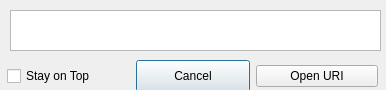
<?xml version="1.0" encoding="UTF-8"?>
<ui version="4.0">
 <class>DialogOpenURI</class>
 <widget class="QDialog" name="DialogOpenURI">
  <property name="geometry">
   <rect>
    <x>0</x>
    <y>0</y>
    <width>386</width>
    <height>90</height>
   </rect>
  </property>
  <property name="sizePolicy">
   <sizepolicy hsizetype="Fixed" vsizetype="Fixed">
    <horstretch>0</horstretch>
    <verstretch>0</verstretch>
   </sizepolicy>
  </property>
  <property name="minimumSize">
   <size>
    <width>386</width>
    <height>90</height>
   </size>
  </property>
  <property name="maximumSize">
   <size>
    <width>386</width>
    <height>90</height>
   </size>
  </property>
  <property name="windowTitle">
   <string>Open URI</string>
  </property>
  <widget class="QPlainTextEdit" name="URI">
   <property name="geometry">
    <rect>
     <x>10</x>
     <y>10</y>
     <width>371</width>
     <height>41</height>
    </rect>
   </property>
  </widget>
  <widget class="QWidget" name="">
   <property name="geometry">
    <rect>
     <x>7</x>
     <y>60</y>
     <width>371</width>
     <height>32</height>
    </rect>
   </property>
   <layout class="QHBoxLayout" name="horizontalLayout">
    <item>
     <widget class="QCheckBox" name="CheckBoxStayOnTop">
      <property name="text">
       <string>Stay on Top</string>
      </property>
     </widget>
    </item>
    <item>
     <widget class="QPushButton" name="ButtonCancel">
      <property name="sizePolicy">
       <sizepolicy hsizetype="Fixed" vsizetype="Fixed">
        <horstretch>0</horstretch>
        <verstretch>0</verstretch>
       </sizepolicy>
      </property>
      <property name="minimumSize">
       <size>
        <width>114</width>
        <height>32</height>
       </size>
      </property>
      <property name="maximumSize">
       <size>
        <width>114</width>
        <height>32</height>
       </size>
      </property>
      <property name="baseSize">
       <size>
        <width>114</width>
        <height>32</height>
       </size>
      </property>
      <property name="text">
       <string>Cancel</string>
      </property>
     </widget>
    </item>
    <item>
     <widget class="QPushButton" name="ButtonOpenURI">
      <property name="text">
       <string>Open URI</string>
      </property>
     </widget>
    </item>
   </layout>
  </widget>
 </widget>
 <resources/>
 <connections/>
</ui>
